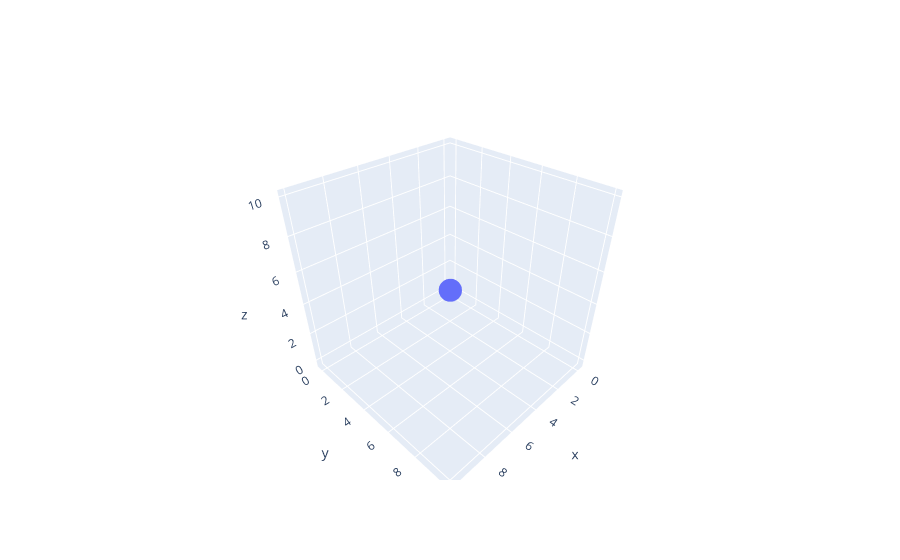

Source (notebook cell):
### Markdown cell above
# Plot

### Code cell
X = [x[0] for x in S]
Y = [x[1] for x in S]
Z = [x[2] for x in S]
# print(S[0])
fig = go.Figure(data=go.Scatter3d(x=X, y=Y, z=Z, mode='markers'))
plot_url = py.plot(fig, filename='lqr.html', include_mathjax='cdn')
fig.show()

### Figure 1 — Plotly figure (JSON) as saved in the notebook; plotly's stock layout.template omitted (floating-point values rounded to 4 significant figures; data arrays with more than 128 entries replaced by an {"elided": "..."} marker saying what was removed)
{"data": [{"mode": "markers", "type": "scatter3d", "x": {"elided": "1287 float values"}, "y": {"elided": "1287 float values"}, "z": {"elided": "1287 float values"}}], "layout": {}}
